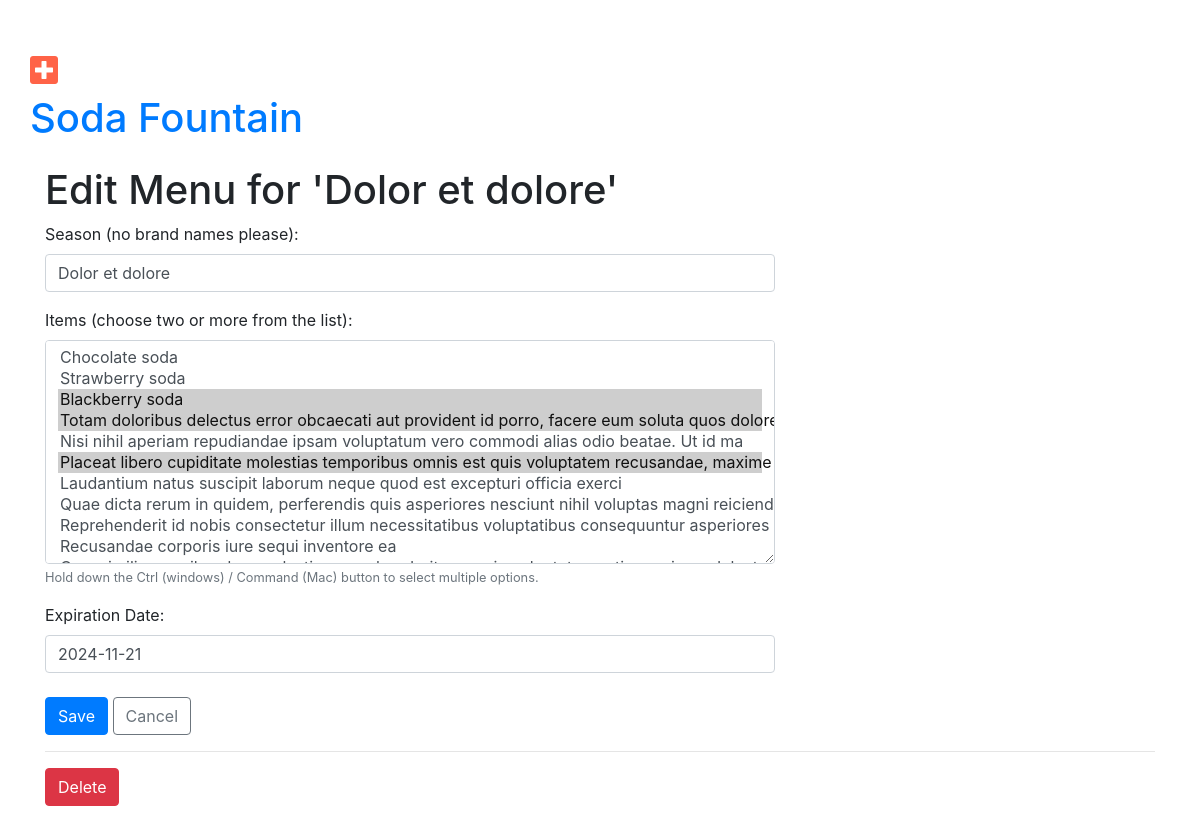
The page /menu/560/edit/ (signed in) on the database as committed earlier.
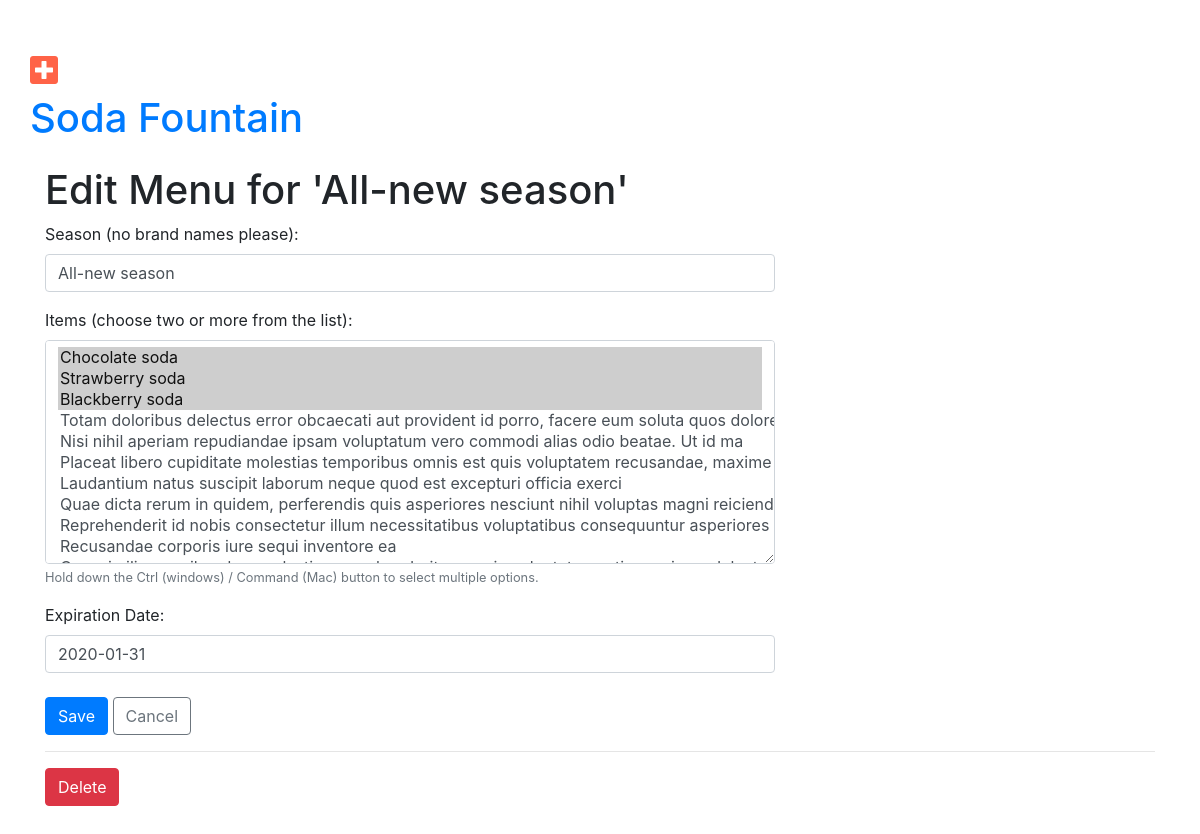
The same page on the database as committed later.
### menu/models.py (models this page shows, shortened)
class Menu(models.Model):
    season = models.CharField(max_length=20)  # Required Field
    items = models.ManyToManyField('Item', related_name='items')  # Required Field
    created_date = models.DateTimeField(default=timezone.now)  # Hidden Field
    expiration_date = models.DateField()  # Required Field

### menu/views.py (the view, shortened to what this page needs)
# urls.py: path('menu/<pk>/edit/', views.edit_menu, name='menu_edit'),
@login_required
def edit_menu(request, pk):
    try:
        menu = models.Menu.objects.prefetch_related('items').get(pk=pk)
        items = models.Item.objects.all()
    except ObjectDoesNotExist:
        raise Http404
    all_items = [[item.id, item.name] for item in items]
    selected_items = [item.id for item in menu.items.all()]
    form = forms.MenuForm(initial={'items': selected_items}, instance=menu, choices=all_items)
    return render(request, 'menu/menu_edit.html', {
        'menu': menu,
        'form': form,
        })

### menu/templates/menu/menu_edit.html
{% extends 'base.html' %}
{% block content %}
    <div class="content container">
    <div class="row">
        <div class="col-md-8">
            <h1>Edit Menu for '{{ menu.season }}'</h1>
            {% include "menu/menu_form_2.html" %}
        </div>
    </div>
    <div>
        <hr>
        <a href="{% url 'menu:menu_delete' pk=menu.pk %}" class="btn btn-danger">Delete</a>
    </div>
{% endblock %}

### menu/templates/menu/menu_form_2.html (shortened to what this page needs)
{% load widget_tweaks %}
<form method="POST" action="">
    {% for field in form.visible_fields %}
        <div class="form-group">
            {{ field.label_tag }}
            {% if form.is_bound %}
                {% if field.errors %}
                    {% render_field field class="form-control is-invalid" %}
                    {% for error in field.errors %}
                        <div class="invalid-feedback">
                            {{ error }}
                        </div>
                    {% endfor %}
                {% else %}
                    {% render_field field class="form-control is-valid" %}
                {% endif %}
            {% else %}
                {% if  field|field_type ==  'multiplechoicefield' %}
                    {% render_field field class="form-control multi-select" size="10" %}
                {% else %}
                    {% render_field field class="form-control" %}
                {% endif %}
            {% endif %}
            {% if field.help_text %}
                <small class="form-text text-muted">{{ field.help_text }}</small>
            {% endif %}
        </div>
    {% endfor %}
    <div class="mt-4">
        <button type="submit" class="btn btn-primary">Save</button>
        <a href="{% url 'menu:menu_list' %}" class="btn btn-outline-secondary">Cancel</a>
    </div>
</form>

Rows that differ between the two databases and show on the page:
changed Menu: season "Dolor et dolore" → "All-new season"; expiration_date "2024-11-21" → "2020-01-31"
Other text that changed with them:
form field items: "Chocolate soda / Strawberry soda / Blackberry soda ☑ / Totam doloribus delectus error obcaecati aut provident id porro, facere eum soluta quos dolorem sit cupiditate, iure iste dicta labore odit quos nobis, illo in magni quis ☑ / Nisi nihil aperiam repudiandae ipsam voluptatum vero commodi alias odio beatae. Ut id ma / Placeat libero cupiditate molestias temporibus omnis est quis voluptatem recusandae, maxime ad quam iure voluptas nihil t ☑ / Laudantium natus suscipit…" → "Chocolate soda ☑ / Strawberry soda ☑ / Blackberry soda ☑ / Totam doloribus delectus error obcaecati aut provident id porro, facere eum soluta quos dolorem sit cupiditate, iure iste dicta labore odit quos nobis, illo in magni quis / Nisi nihil aperiam repudiandae ipsam voluptatum vero commodi alias odio beatae. Ut id ma / Placeat libero cupiditate molestias temporibus omnis est quis voluptatem recusandae, maxime ad quam iure voluptas nihil t / Laudantium natus suscipit…"
